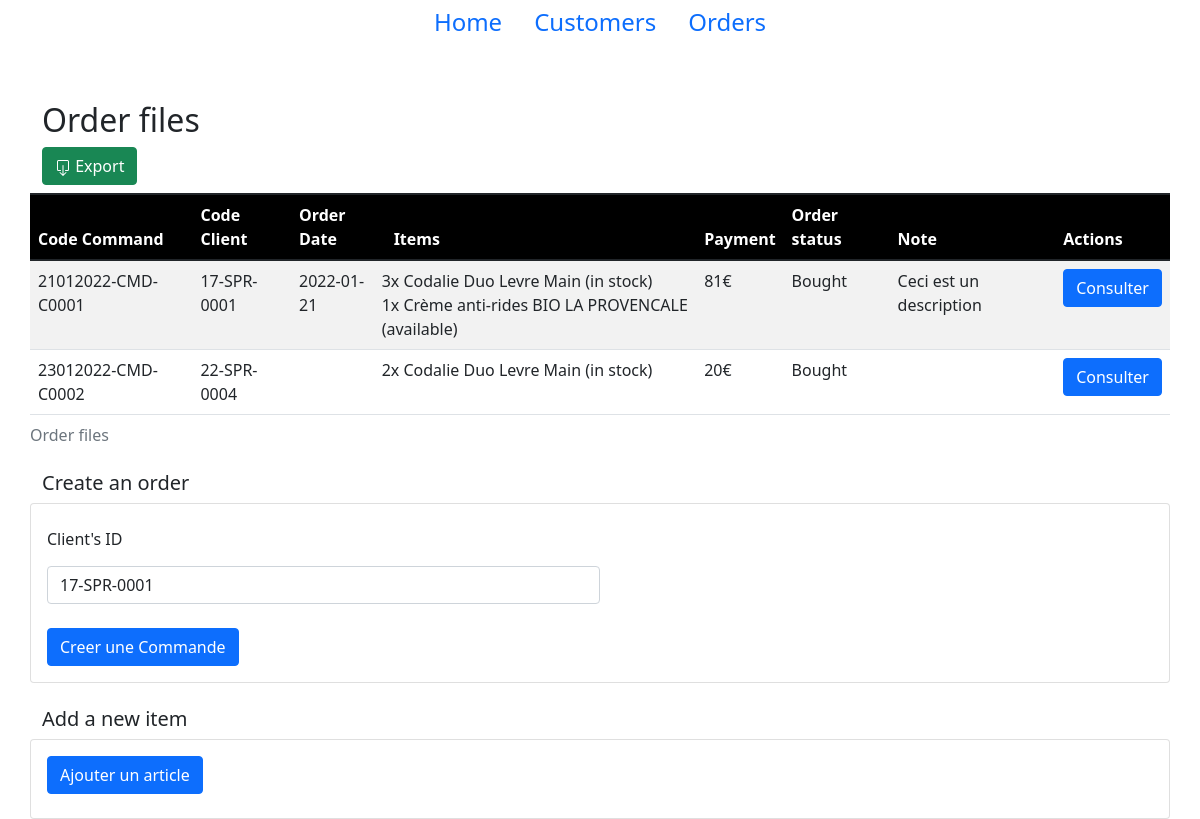
The page /commands.php on the database its author committed.
### tables this page shows
CREATE TABLE `linkorder` (
  `dateStatut` date NOT NULL,
  `idStatut` int(11) NOT NULL,
  `idCommand` varchar(20) NOT NULL
);

CREATE TABLE `command` (
  `idCommand` varchar(20) NOT NULL,
  `dateOrder` date DEFAULT NULL,
  `noteOrder` varchar(50) DEFAULT NULL,
  `delivry` date DEFAULT NULL,
  `codeClient` varchar(50) DEFAULT NULL
);

CREATE TABLE `compose` (
  `idCommand` varchar(20) NOT NULL,
  `idItem` int(11) NOT NULL,
  `qtyItem` int(11) DEFAULT NULL,
  `puItem` decimal(6,2) DEFAULT NULL
);

CREATE TABLE `item` (
  `idItem` int(11) NOT NULL,
  `nameItem` varchar(40) DEFAULT NULL,
  `descItem` varchar(255) DEFAULT NULL,
  `puItemRef` decimal(7,2) DEFAULT NULL
);

CREATE TABLE `linkitem` (
  `dateStatut` date NOT NULL,
  `idItem` int(11) NOT NULL,
  `idStatutItem` int(11) NOT NULL
);

### lib.php (called while the page is built, shortened)
<?php
function getListClients($conn){
    $request = "SELECT `codeclient` FROM `clients`";
    $result = $conn->query($request);
    $clients = array();
    while($row =  mysqli_fetch_array($result)) {
        $clients[] = $row[0];
    }
    return $clients;
}
function getListCommands($conn){
    $request = "SELECT `idCommand` FROM `command`";
    $result = $conn->query($request);
    $commands = array();
    while($row =  mysqli_fetch_array($result)) {
        $commands[] = $row[0];
    }
    return $commands;
}
function getListItemStatus($conn){
    $request = "SELECT * FROM `itemstatus`";
    $result = $conn->query($request);
    $itemstatus = array();
    while($row =  mysqli_fetch_array($result)) {
        $itemstatus[] = $row['typeStatusItem'];
    }
    return $itemstatus;
}
function getListOrderStatus($conn){
    $request = "SELECT * FROM `orderstatus`";
    $result = $conn->query($request);
    $orderstatus = array();
    while($row =  mysqli_fetch_array($result)) {
        $orderstatus[] = $row['typeStatut'];
    }
    return $orderstatus;
}
?>

### commands.php (the view, shortened to what this page needs)
<!DOCTYPE html>
<html lang="en">
<head>
    <link href="style.css" rel="stylesheet">
    <link href="https://cdn.jsdelivr.net/npm/bootstrap@5.1.3/dist/css/bootstrap.min.css" rel="stylesheet">
</head>
<body>
<?php
    include('lib.php');
    include ('components/menu.php');
?>
<div class="container">
    <h2 class="mt-5">Order files</h2>
    <div class="col-md-12 head mb-2">
        <div class="float-right">
            <a href="export.php" class="btn btn-success">
                Export</a>
        </div>
    </div>
    <div class="row">
        <table class="table table-striped">
            <caption>Order files</caption>
            <thead bgcolor="black">
                <tr>
                    <th scope="col">Code Command</th>
                    <th scope="col">Code Client</th>
                    <th scope="col">Order Date</th>
                    <th scope="col">Items</th>
                    <th scope="col">Payment</th>
                    <th scope="col">Order status</th>
                    <th scope="col">Note</th>
                    <th scope="col">Actions</th>
                </tr>
            </thead>
            <tbody>
                <?php
                    $conn = openConnection();
                    $commands = getListCommands($conn);
                    $itemstatus = getListItemStatus($conn);
                    $orderstatus = getListOrderStatus($conn);
                    foreach($commands as $command){
                        $request = "SELECT *
                                    FROM `command` NATURAL JOIN `linkorder`
                                    WHERE `idCommand` = '".$command."'";
                        $result = $conn->query($request);
                        while($row =  mysqli_fetch_array($result)) {
                            echo '<tr>';
                            echo '<td scope="col">'.$row['idCommand'].'</td>';
                            echo '<td scope="col">'.$row['codeClient'].'</td>';
                            if(isset($row['dateOrder']))
                                echo "<td scope='col'>". $row['dateOrder'] ."</td>";
                            else
                                echo "<td scope='col'></td>";
                            echo '<td scope="col">';
                            $request1 = "SELECT * FROM compose as c NATURAL JOIN item INNER JOIN linkitem USING(idItem) INNER JOIN linkorder USING(idCommand) WHERE c.idCommand='".$row['idCommand']."'";
                            $result1 = $conn->query($request1);
                            $sumTotal = 0;
                            while($row1 =  mysqli_fetch_array($result1)) {
                                echo '<div class="row">'.$row1["qtyItem"].'x '.$row1['nameItem'].' ('.$itemstatus[$row1["idStatutItem"]-1].')</div>';
                                $sumTotal += $row1["qtyItem"] * $row1["puItem"];
                            }
                            echo '</td>';
                            echo '<td scope="col">'.$sumTotal.'€</td>';
                            echo '<td scope="col">'.$orderstatus[$row['idStatut']].'</td>';
                            echo '<td scope="col">'.$row['noteOrder'].'</td>';
                            ?>
                            <form action='forms.php' method='post'>
                                <td>
                                    <input type='submit' name='button' class="btn btn-primary" value='Consulter'/>
                                </td>
                            </form>
                            <?php
                            echo '</tr>';
                        }
                    }
                ?>
            </tbody>
        </table>
        <h5>Create an order</h5>
        <div class="card card-body mb-4">
            <form action='forms.php' method='post'>
                <?php
                    $clients = getListClients($conn);
                ?>
                <div class="form-group col-sm-6">
                    <label for="membership" class="col-sm-6 col-form-label  mb-2">Client's ID</label>
                    <select name="client" id="client" class="col-sm-6 form-control mb-4" >
                        <?php
                            foreach($clients as $client){
                                echo "<option value=".$client.">".$client."</option>";
                            }
                        ?>
                    </select>
                    <input type="submit" class="btn btn-primary" name="button" value="Creer une Commande"></input>
                </div>
            </form>
        </div>
        <h5>Add a new item</h5>
        <div class="card card-body">
            <form action='forms.php' method='post' class="form mb-2">
                <input type="submit" class="btn btn-primary" name="button" value="Ajouter un article"></input>
            </form>
        </div>
    </div>
</div>
</body>
</html>

### style.css (style rules this page uses)
thead tr th { color: white; }

### rows shown on the page
linkorder: idCommand.idCommand "21012022-CMD-C0001", idCommand.codeClient "17-SPR-0001", idCommand.dateOrder "2022-01-21", sumTotal "81", idStatut "Bought", idCommand.noteOrder "Ceci est un description"
compose: qtyItem "3", idItem.nameItem "Codalie Duo Levre Main", linkitem.idStatutItem "in stock"
compose: qtyItem "1", idItem.nameItem "Crème anti-rides BIO LA PROVENCALE", linkitem.idStatutItem "available"
linkorder: idCommand.idCommand "23012022-CMD-C0002", idCommand.codeClient "22-SPR-0004", sumTotal "20", idStatut "Bought"
compose: qtyItem "2", idItem.nameItem "Codalie Duo Levre Main", linkitem.idStatutItem "in stock"

### other values the page prints
form field client "17-SPR-0001"
